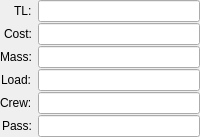
      <widget class="QWidget" name="loadWidget" native="true">
       <property name="sizePolicy">
        <sizepolicy hsizetype="Minimum" vsizetype="Minimum">
         <horstretch>0</horstretch>
         <verstretch>0</verstretch>
        </sizepolicy>
       </property>
       <layout class="QFormLayout" name="loadLayout">
        <property name="fieldGrowthPolicy">
         <enum>QFormLayout::ExpandingFieldsGrow</enum>
        </property>
        <property name="labelAlignment">
         <set>Qt::AlignRight|Qt::AlignTrailing|Qt::AlignVCenter</set>
        </property>
        <property name="formAlignment">
         <set>Qt::AlignLeading|Qt::AlignLeft|Qt::AlignTop</set>
        </property>
        <property name="horizontalSpacing">
         <number>-1</number>
        </property>
        <property name="verticalSpacing">
         <number>1</number>
        </property>
        <property name="leftMargin">
         <number>0</number>
        </property>
        <property name="topMargin">
         <number>0</number>
        </property>
        <property name="rightMargin">
         <number>0</number>
        </property>
        <property name="bottomMargin">
         <number>0</number>
        </property>
        <item row="2" column="0">
         <widget class="QLabel" name="massLabel">
          <property name="text">
           <string>Mass:</string>
          </property>
          <property name="buddy">
           <cstring>massLineEdit</cstring>
          </property>
         </widget>
        </item>
        <item row="2" column="1">
         <widget class="QLineEdit" name="massLineEdit">
          <property name="sizePolicy">
           <sizepolicy hsizetype="Expanding" vsizetype="Minimum">
            <horstretch>0</horstretch>
            <verstretch>0</verstretch>
           </sizepolicy>
          </property>
          <property name="toolTip">
           <string>Gross weight, including ammo and fuel but not cargo.</string>
          </property>
          <property name="alignment">
           <set>Qt::AlignRight|Qt::AlignTrailing|Qt::AlignVCenter</set>
          </property>
          <property name="readOnly">
           <bool>true</bool>
          </property>
         </widget>
        </item>
        <item row="3" column="0">
         <widget class="QLabel" name="loadLabel">
          <property name="text">
           <string>Load:</string>
          </property>
          <property name="buddy">
           <cstring>loadLineEdit</cstring>
          </property>
         </widget>
        </item>
        <item row="3" column="1">
         <widget class="QLineEdit" name="loadLineEdit">
          <property name="sizePolicy">
           <sizepolicy hsizetype="Expanding" vsizetype="Minimum">
            <horstretch>0</horstretch>
            <verstretch>0</verstretch>
           </sizepolicy>
          </property>
          <property name="toolTip">
           <string>Interior cargo capacity, given in kilograms.</string>
          </property>
          <property name="alignment">
           <set>Qt::AlignRight|Qt::AlignTrailing|Qt::AlignVCenter</set>
          </property>
          <property name="readOnly">
           <bool>true</bool>
          </property>
         </widget>
        </item>
        <item row="4" column="0">
         <widget class="QLabel" name="crewLabel">
          <property name="text">
           <string>Crew:</string>
          </property>
          <property name="buddy">
           <cstring>crewLineEdit</cstring>
          </property>
         </widget>
        </item>
        <item row="4" column="1">
         <widget class="QLineEdit" name="crewLineEdit">
          <property name="sizePolicy">
           <sizepolicy hsizetype="Expanding" vsizetype="Minimum">
            <horstretch>0</horstretch>
            <verstretch>0</verstretch>
           </sizepolicy>
          </property>
          <property name="toolTip">
           <string>Number of crew.</string>
          </property>
          <property name="alignment">
           <set>Qt::AlignRight|Qt::AlignTrailing|Qt::AlignVCenter</set>
          </property>
          <property name="readOnly">
           <bool>true</bool>
          </property>
         </widget>
        </item>
        <item row="5" column="0">
         <widget class="QLabel" name="passengerLabel">
          <property name="text">
           <string>Pass:</string>
          </property>
          <property name="buddy">
           <cstring>passengerLineEdit</cstring>
          </property>
         </widget>
        </item>
        <item row="5" column="1">
         <widget class="QLineEdit" name="passengerLineEdit">
          <property name="sizePolicy">
           <sizepolicy hsizetype="Expanding" vsizetype="Minimum">
            <horstretch>0</horstretch>
            <verstretch>0</verstretch>
           </sizepolicy>
          </property>
          <property name="toolTip">
           <string>Number of passengers.</string>
          </property>
          <property name="alignment">
           <set>Qt::AlignRight|Qt::AlignTrailing|Qt::AlignVCenter</set>
          </property>
          <property name="readOnly">
           <bool>true</bool>
          </property>
         </widget>
        </item>
        <item row="0" column="0">
         <widget class="QLabel" name="techLevelLabel">
          <property name="sizePolicy">
           <sizepolicy hsizetype="Preferred" vsizetype="Preferred">
            <horstretch>0</horstretch>
            <verstretch>0</verstretch>
           </sizepolicy>
          </property>
          <property name="text">
           <string>TL:</string>
          </property>
          <property name="buddy">
           <cstring>techLevelLineEdit</cstring>
          </property>
         </widget>
        </item>
        <item row="0" column="1">
         <widget class="QLineEdit" name="techLevelLineEdit">
          <property name="sizePolicy">
           <sizepolicy hsizetype="Expanding" vsizetype="Minimum">
            <horstretch>0</horstretch>
            <verstretch>0</verstretch>
           </sizepolicy>
          </property>
          <property name="toolTip">
           <string>Tech-level at which the vehicle is built.</string>
          </property>
          <property name="inputMask">
           <string/>
          </property>
          <property name="maxLength">
           <number>4</number>
          </property>
          <property name="alignment">
           <set>Qt::AlignRight|Qt::AlignTrailing|Qt::AlignVCenter</set>
          </property>
          <property name="readOnly">
           <bool>true</bool>
          </property>
         </widget>
        </item>
        <item row="1" column="1">
         <widget class="QLineEdit" name="costLineEdit">
          <property name="sizePolicy">
           <sizepolicy hsizetype="Expanding" vsizetype="Minimum">
            <horstretch>0</horstretch>
            <verstretch>0</verstretch>
           </sizepolicy>
          </property>
          <property name="baseSize">
           <size>
            <width>50</width>
            <height>0</height>
           </size>
          </property>
          <property name="toolTip">
           <string>Cost includes all weapons listed under Armament, all ammunition listed under Ammo, and one full load of fuel.</string>
          </property>
          <property name="alignment">
           <set>Qt::AlignRight|Qt::AlignTrailing|Qt::AlignVCenter</set>
          </property>
          <property name="readOnly">
           <bool>true</bool>
          </property>
         </widget>
        </item>
        <item row="1" column="0">
         <widget class="QLabel" name="costLabel">
          <property name="text">
           <string>Cost:</string>
          </property>
          <property name="buddy">
           <cstring>costLineEdit</cstring>
          </property>
         </widget>
        </item>
       </layout>
      </widget>
